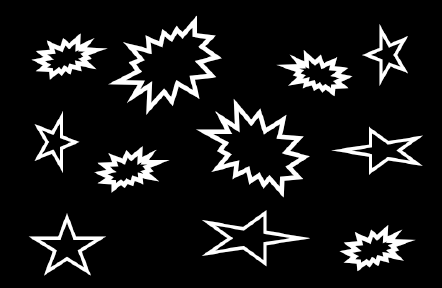
#> input picture DatasetImages/Image.pgm, 442 x 288 px, found by its file name
$ python Q_1_1_corelation.py
#> lines starting #> are read from the running program, lines starting #| are printed output that depends on the picture
import numpy as np
from PIL import Image
import matplotlib.pyplot as plt

# Load the "Input_image" image
Input_image = Image.open('D:\Program_jalpa\Image_processing\Asssignment_2\Images\Image.pgm').convert('L')
#> Input_image is the input picture: PIL image 442x288 L; min 0, max 255, mean 24.4

# Convert the PIL image to a NumPy array
Input_image_array = np.array(Input_image)

# Function to perform spatial filtering (correlation)
def spatial_filter(image, kernel):
    height, width = image.shape
#> height = 288; width = 442
    kernel_size = kernel.shape[0]
    padding = kernel_size // 2
    output = np.zeros((height, width), dtype=np.uint8)

    for i in range(padding, height - padding):
        for j in range(padding, width - padding):
            neighborhood = image[i - padding:i + padding + 1, j - padding:j + padding + 1]
            filtered_value = 0
            for m in range(kernel_size):
                for n in range(kernel_size):
                    filtered_value += neighborhood[m, n] * kernel[m, n]
            output[i, j] = filtered_value
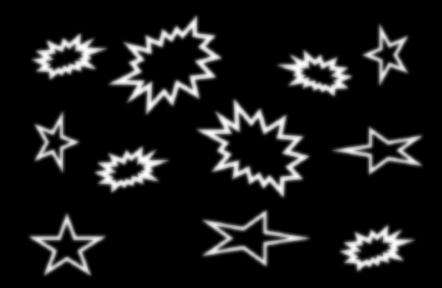
#> output: shape (288, 442); min 0, max 254, mean 24.3

    return output

# Customize the filter size and values (weights)
filter_size = 7
filter_values = np.array([[1, 1, 2, 2, 2, 1, 1],
                          [1, 2, 2, 4, 2, 2, 1],
                          [2, 2, 4, 8, 4, 2, 2],
                          [2, 4, 8, 16, 8, 4, 2],
                          [2, 2, 4, 8, 4, 2, 2],
                          [1, 2, 2, 4, 2, 2, 1],
                          [1, 1, 2, 2, 2, 1, 1]])


# Normalize the filter values to ensure the sum is 1 for preserving brightness
filter_values = filter_values / np.sum(filter_values)

# Apply spatial filtering with the custom filter
filtered_Input_image = spatial_filter(Input_image_array, filter_values)

# Convert the NumPy array back to a PIL image
filtered_Input_image = Image.fromarray(filtered_Input_image)

# Display the original and filtered images
fig, axes = plt.subplots(1, 2, figsize=(12, 5))

axes[0].imshow(Input_image_array, cmap='gray')
axes[0].set_title('Original Input_image')
axes[0].axis('off')

axes[1].imshow(filtered_Input_image, cmap='gray')
axes[1].set_title('Filtered Input_image')
axes[1].axis('off')

plt.tight_layout()
plt.show()
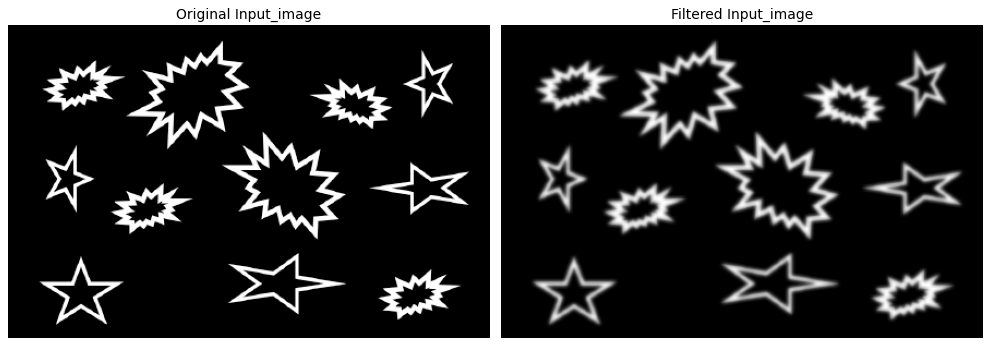
#> figure drawn by matplotlib, 2 panels

$ run again, with DatasetImages/Pattern.pgm copied over DatasetImages/Image.pgm
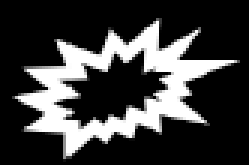
#> input picture DatasetImages/Pattern.pgm, 83 x 55 px, found by its file name (shown 3 times larger)
#> Input_image is the input picture: PIL image 83x55 L; min 0, max 255, mean 61.2
#> after the loop in spatial_filter, `for i in range(padding, height - padding):`:
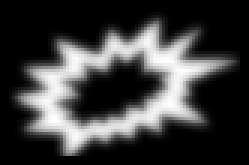
#> output: shape (55, 83) (shown 3 times larger); min 0, max 254, mean 60.8
#> `plt.show()`:
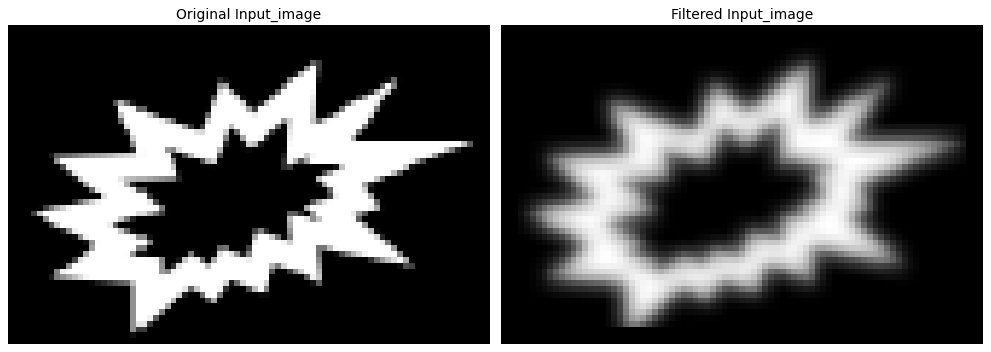
#> figure drawn by matplotlib, 2 panels
